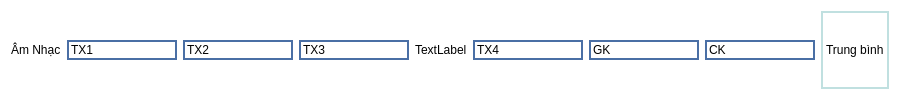
                        <widget class="QWidget" name="widget_19" native="true">
                         <property name="styleSheet">
                          <string notr="true">background-color: rgb(255, 255, 255);</string>
                         </property>
                         <layout class="QHBoxLayout" name="horizontalLayout_10">
                          <item>
                           <widget class="QLabel" name="label_17">
                            <property name="text">
                             <string>Âm Nhạc</string>
                            </property>
                           </widget>
                          </item>
                          <item>
                           <widget class="QLineEdit" name="lineEdit_57">
                            <property name="styleSheet">
                             <string notr="true">border: 2px solid #4A6FA5;</string>
                            </property>
                            <property name="text">
                             <string>TX1</string>
                            </property>
                           </widget>
                          </item>
                          <item>
                           <widget class="QLineEdit" name="lineEdit_58">
                            <property name="styleSheet">
                             <string notr="true">border: 2px solid #4A6FA5;</string>
                            </property>
                            <property name="text">
                             <string>TX2</string>
                            </property>
                           </widget>
                          </item>
                          <item>
                           <widget class="QLineEdit" name="lineEdit_59">
                            <property name="styleSheet">
                             <string notr="true">border: 2px solid #4A6FA5;</string>
                            </property>
                            <property name="text">
                             <string>TX3</string>
                            </property>
                           </widget>
                          </item>
                          <item>
                           <widget class="QLabel" name="label_43">
                            <property name="text">
                             <string>TextLabel</string>
                            </property>
                           </widget>
                          </item>
                          <item>
                           <widget class="QLineEdit" name="lineEdit_60">
                            <property name="styleSheet">
                             <string notr="true">border: 2px solid #4A6FA5;</string>
                            </property>
                            <property name="text">
                             <string>TX4</string>
                            </property>
                           </widget>
                          </item>
                          <item>
                           <widget class="QLineEdit" name="lineEdit_61">
                            <property name="styleSheet">
                             <string notr="true">border: 2px solid #4A6FA5;</string>
                            </property>
                            <property name="text">
                             <string>GK</string>
                            </property>
                           </widget>
                          </item>
                          <item>
                           <widget class="QLineEdit" name="lineEdit_62">
                            <property name="styleSheet">
                             <string notr="true">border: 2px solid #4A6FA5;</string>
                            </property>
                            <property name="text">
                             <string>CK</string>
                            </property>
                           </widget>
                          </item>
                          <item>
                           <widget class="QLabel" name="label_44">
                            <property name="styleSheet">
                             <string notr="true">border: 2px solid #C0E0E0;</string>
                            </property>
                            <property name="text">
                             <string>Trung bình</string>
                            </property>
                           </widget>
                          </item>
                         </layout>
                        </widget>
